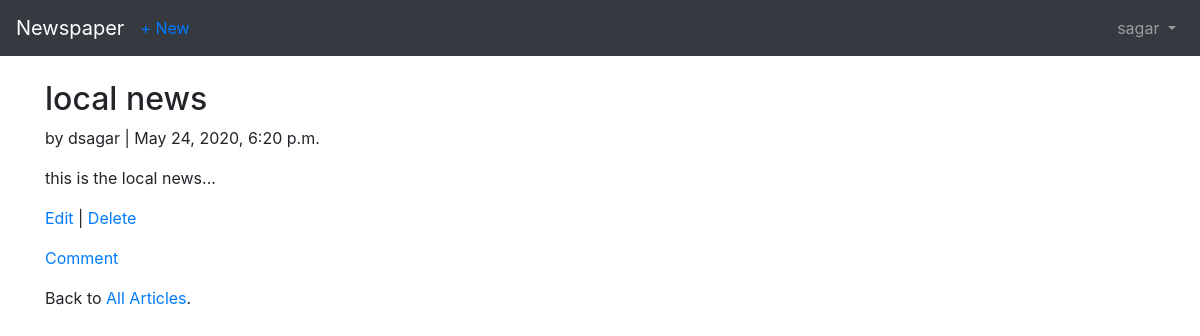
/articles/1/ (signed in), run on the app's committed database.
### users/models.py (models this page shows)
class CustomUser(AbstractUser):
	age = models.PositiveIntegerField(null = True, blank = True)

### articles/models.py (models this page shows, shortened)
class Article(models.Model):
	title = models.CharField(max_length = 255)
	body = models.TextField()
	date = models.DateTimeField(auto_now_add = True)
	author = models.ForeignKey(get_user_model(), on_delete = models.CASCADE)

### articles/views.py (the view)
# urls.py: path('<int:pk>/',ArticleDetailView.as_view(), name = 'article_detail'),
class ArticleDetailView(LoginRequiredMixin, DetailView):
	template_name = 'article_detail.html'
	model = Article
	login_url = 'login'

### templates/article_detail.html
{% extends 'base.html' %}
{% block content %}
	<div class="article-entry">
		<h2>{{ object.title }}</h2>
		<p>by {{ object.author }} | {{ object.date }}</p>
		<p>{{ object.body }}</p>
	</div>
	<p><a href="{% url 'article_edit' article.pk %}">Edit</a> |
	<a href="{% url 'article_delete' article.pk %}">Delete</a></p>
	<a href="{% url 'comment_new' article.pk %}">Comment</a></p>
	<p>Back to <a href="{% url 'article_list' %}">All Articles</a>.</p>
{% endblock content %}

### templates/base.html (shortened to what this page needs)
<!doctype html>
<html lang="en">
<head>
<link rel="stylesheet"
href="https://stackpath.bootstrapcdn.com/bootstrap/4.1.3/css/\
bootstrap.min.css"
integrity="sha384-MCw98/SFnGE8fJT3GXwEOngsV7Zt27NXFoaoApmYm81iuXoPkFOJwJ8ERdknLPMO"
crossorigin="anonymous">
</head>
<body>
	<nav class="navbar navbar-expand-md navbar-dark bg-dark mb-4">
		<a class="navbar-brand" href="{% url 'home' %}">Newspaper</a>
		{% if user.is_authenticated %}
			<ul class="navbar-nav mr-auto">
			<li class="nav-item"><a href="{% url 'article_new' %}">+ New</a></li>
			</ul>
		{% endif %}
	<div class="collapse navbar-collapse" id="navbarCollapse">
	{% if user.is_authenticated %}
		<ul class="navbar-nav ml-auto">
			<li class="nav-item">
				<a class="nav-link dropdown-toggle" href="#" id="userMenu"
				data-toggle="dropdown" aria-haspopup="true"
				aria-expanded="false">
					{{ user.username }}
				</a>
			</li>
		</ul>
	{% endif %}
		</div>
	</nav>
	<div class="container">
		{% block content %}
		{% endblock content %}
	</div>
	</body>
</html>

### data on the page
CustomUser: username "sagar"
Article: title "local news", author "dsagar", date "May 24, 2020, 6:20 p.m.", body "this is the local news..."
